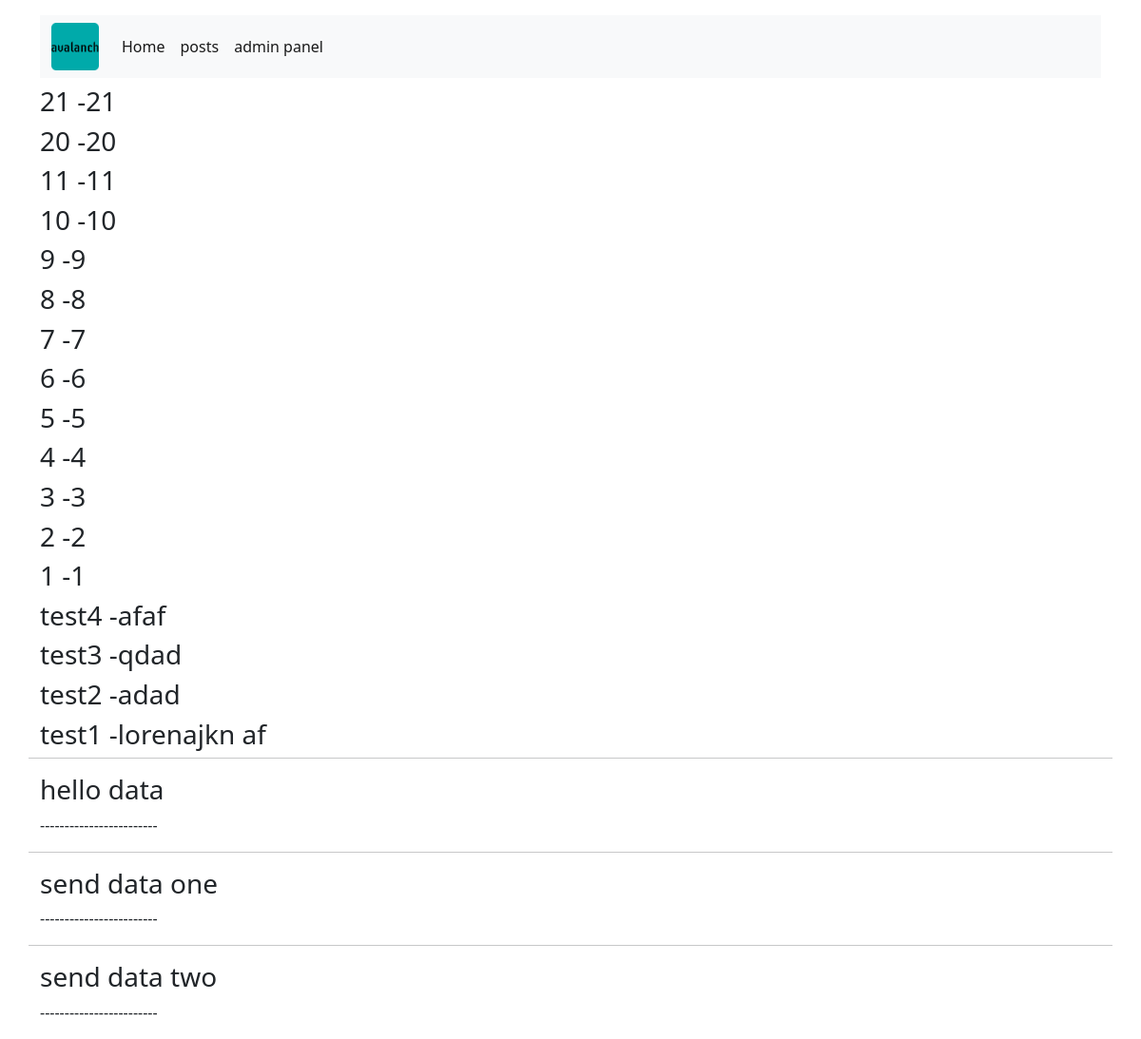
The app's page /, older data.
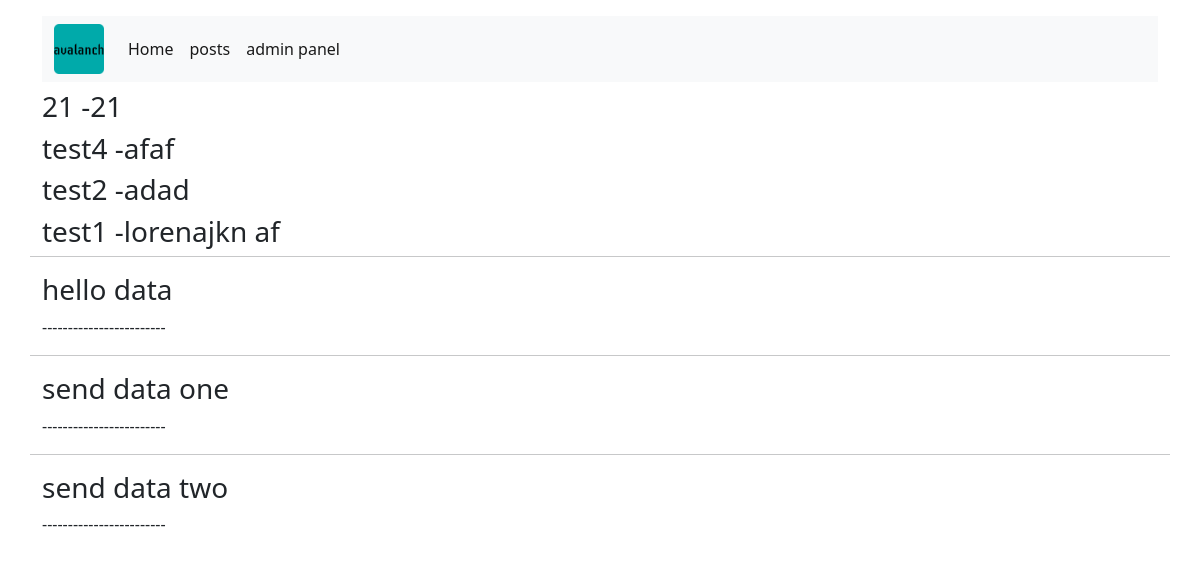
The same page, newer data.
### posts/models.py (models this page shows, shortened)
class Post(models.Model):
    title = models.CharField(max_length=200)
    body = models.TextField()
    liked = models.ManyToManyField(User, blank=True)
    author = models.ForeignKey(Profile, on_delete=models.CASCADE)
    updated = models.DateTimeField(auto_now=True)
    created = models.DateTimeField(auto_now_add=True)
    class Meta:
        ordering = ('-created',)  # remember that is tuple!!

### posts/views.py (the view)
# urls.py: path('', post_list, name='post-list'),
def post_list(request):
    posts = Post.objects.all()
    return render(request, 'posts/post.html', {
        'posts': posts
    })

### templates/posts/post.html (shortened to what this page needs)
{% extends 'shared/base.html' %}
{% load static %}
{% block content %}
    <div class="row">
        <div class="col-md-12">
            {% for post in posts %}
                <h3>{{ post.title }} -{{ post.body }}</h3>
            {% endfor %}
        </div>
        <hr>
        <div class="col-md-12">
            <h3>hello data</h3>
            <p>------------------------</p>
        </div>
        <hr>
        <div class="col-md-12">
            <h3>send data one</h3>
            <p>------------------------</p>
        </div>
        <hr>
        <div class="col-md-12">
            <h3>send data two</h3>
            <p>------------------------</p>
        </div>
    </div>
{% endblock %}

### templates/shared/base.html (shortened to what this page needs)
{% load static %}
<!DOCTYPE html>
<html lang="en">
<head>
    <link href="https://cdn.jsdelivr.net/npm/bootstrap@5.0.2/dist/css/bootstrap.min.css"
          rel="stylesheet"
>
    <link rel="stylesheet" href="{% static 'css/custom.css' %}">
    <link rel="stylesheet" href="https://unpkg.com/dropzone@5/dist/min/dropzone.min.css"
          type="text/css"/>
</head>
<body>
<div class="container mt-3">
    {% include 'shared/nav.html' %}
    {% block content %}
    {% endblock %}
</div>
</body>
</html>

### templates/shared/nav.html
{% load static %}
<nav class="navbar navbar-expand-lg navbar-light bg-light mb-2">
    <div class="container-fluid">
        <div>
            <a class="navbar-brand" href="{% url 'posts' %}">
                <img src="{% static 'favicon.png' %}" alt="" width="50" height="50">
            </a>
        </div>
        <div class="collapse navbar-collapse" id="navbarNavAltMarkup">
            <div class="navbar-nav">
                <a class="nav-link active" aria-current="page"
                   href="{% url 'post-list' %}">Home</a>
                <a class="nav-link active" href="{% url 'posts' %}">posts</a>
                <a class="nav-link active" href="/admin/">admin panel</a>
            </div>
        </div>
    </div>
</nav>

Row changes from the older to the newer data that the page shows:
removed Post: title "20", body "20"
removed Post: title "11", body "11"
removed Post: title "10", body "10"
removed Post: title "9", body "9"
removed Post: title "8", body "8"
removed Post: title "7", body "7"
removed Post: title "6", body "6"
removed Post: title "5", body "5"
removed Post: title "4", body "4"
removed Post: title "3", body "3"
removed Post: title "2", body "2"
removed Post: title "1", body "1"
removed Post: title "test3", body "qdad"
